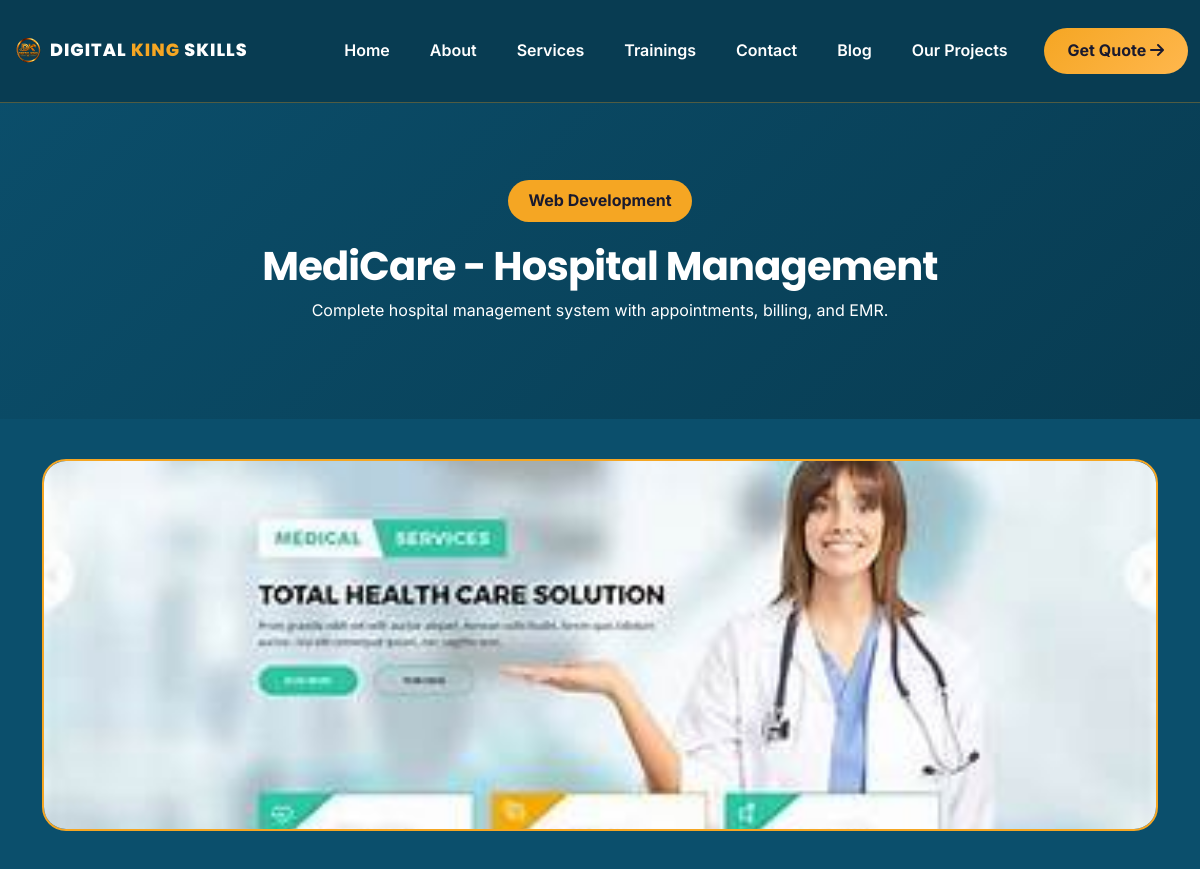
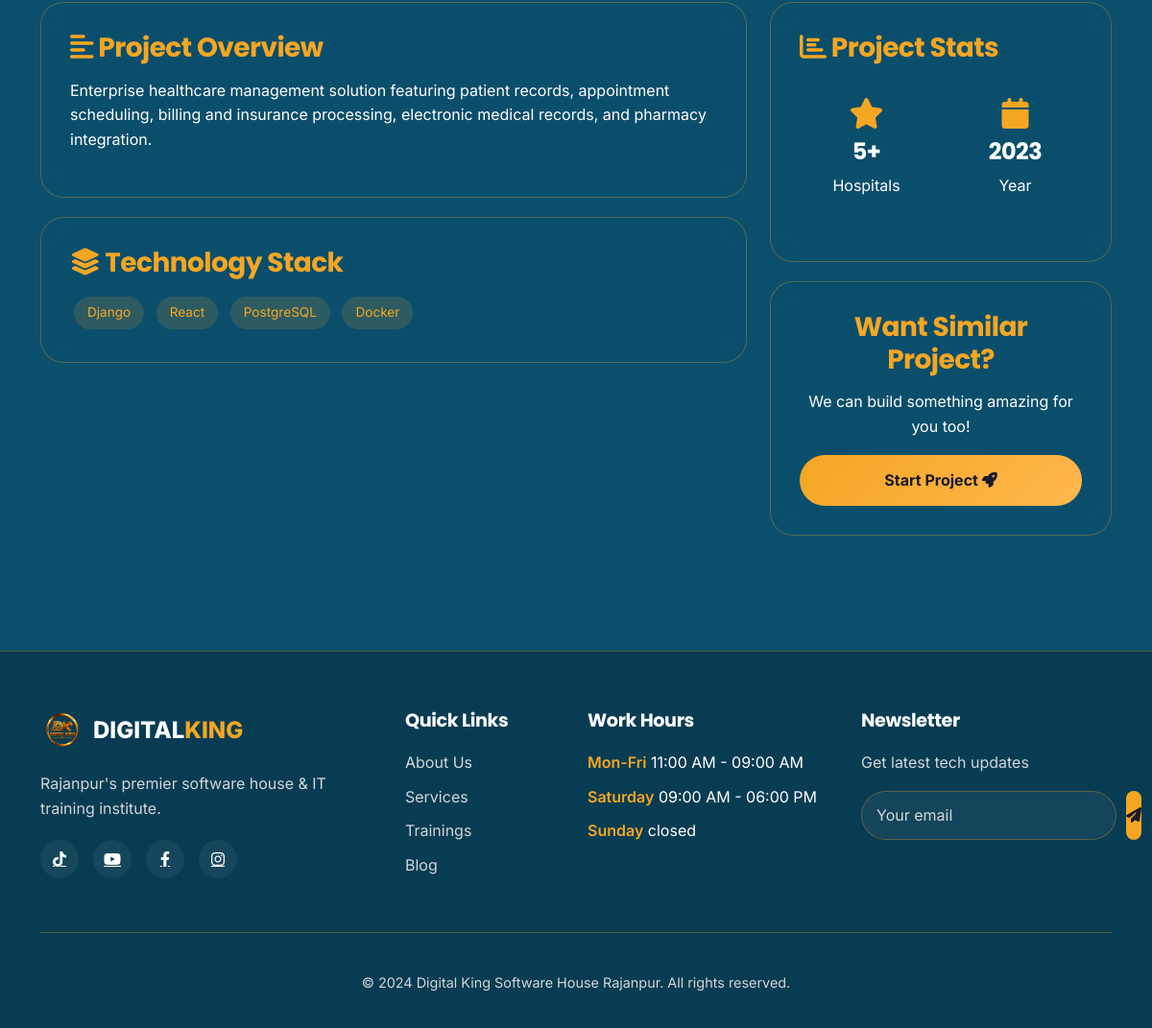
The page /projects/medicare-hospital-management/ on the database its author committed (2 pictures, top to bottom).
### apps/main/models.py (models this page shows, shortened)
class Project(models.Model):
    title = models.CharField(max_length=100)
    category = models.ForeignKey(ProjectCategory, on_delete=models.CASCADE, related_name='projects')
    slug = models.SlugField(unique=True,null=True,blank=True)
    description = models.TextField()
    short_description = models.TextField(help_text="Short text for card view")
    image = models.ImageField(upload_to='projects/', blank=True, null=True)
    tech_stack = models.JSONField(default=list, help_text="Technologies: ['React', 'Node.js']")
    stats = models.JSONField(default=dict, help_text='{"users": "50K+", "label": "Users"}')
    year = models.PositiveIntegerField(default=2024)
    is_featured = models.BooleanField(default=False, help_text="Show on home page")
    is_active = models.BooleanField(default=True)
    order = models.PositiveIntegerField(default=0)
    created_at = models.DateTimeField(auto_now_add=True)
    class Meta:
        ordering = ['order', '-created_at']
        verbose_name = 'Project'
        verbose_name_plural = 'Projects'
    @property
    def tech_list(self):
        if isinstance(self.tech_stack, list):
            return self.tech_stack
        return []
    @property
    def stat_display(self):
        if isinstance(self.stats, dict):
            return self.stats
        return {"value": "N/A", "label": "N/A"}

class ProjectCategory(models.Model):
    name = models.CharField(max_length=50, unique=True)
    slug = models.SlugField(unique=True)
    order = models.PositiveIntegerField(default=0)
    class Meta:
        ordering = ['order', 'name']
        verbose_name = 'Project Category'
        verbose_name_plural = 'Project Categories'

class SocialLink(models.Model):
    PLATFORM_CHOICES = [
        ('facebook', 'Facebook'),
        ('linkedin', 'LinkedIn'),
        ('instagram', 'Instagram'),
        ('twitter', 'Twitter'),
        ('youtube', 'YouTube'),
        ('tiktok', 'TikTok'),
        ('whatsapp', 'WhatsApp'),
    ]
    platform = models.CharField(max_length=20, choices=PLATFORM_CHOICES)
    url = models.URLField()
    icon = models.CharField(max_length=50, default='fa-facebook-f')
    order = models.PositiveIntegerField(default=0)
    is_active = models.BooleanField(default=True)
    class Meta:
        ordering = ['order']
    @property
    def icon_class(self):
        icon_map = {
            'facebook': 'fab fa-facebook-f',
            'linkedin': 'fab fa-linkedin-in',
            'instagram': 'fab fa-instagram',
            'twitter': 'fab fa-twitter',
            'youtube': 'fab fa-youtube',
            'tiktok': 'fab fa-tiktok',
            'whatsapp': 'fab fa-whatsapp',
        }
        return icon_map.get(self.platform, 'fas fa-link')

class WorkHour(models.Model):
    DAY_CHOICES = [
        ('Mon-Fri', 'Monday - Friday'),
        ('Saturday', 'Saturday'),
        ('Sunday', 'Sunday'),
    ]
    day = models.CharField(max_length=20, choices=DAY_CHOICES, unique=True)
    start_time = models.TimeField()
    end_time = models.TimeField()
    is_closed = models.BooleanField(default=False)
    class Meta:
        ordering = ['id']
        verbose_name = 'Work Hour'
        verbose_name_plural = 'Work Hours'
    @property
    def formatted_hours(self):
        if self.is_closed:
            return "Closed"
        return f"{self.start_time.strftime('%I:%M %p')} - {self.end_time.strftime('%I:%M %p')}"

### apps/main/views.py (the view)
# urls.py: path('projects/<slug:slug>/', views.project_detail, name='project_detail'),
def project_detail(request, slug):
    project = get_object_or_404(Project, slug=slug, is_active=True)
    related_projects = Project.objects.filter(
        category=project.category,
        is_active=True
    ).exclude(slug=slug)[:3]
    return render(request, 'project_detail.html', {
        'project': project,
        'related_projects': related_projects,
    })

### apps/main/context_processor.py (called while the page is built)
def work_hours(request):
    return {
        'work_hours': WorkHour.objects.all()
    }

def site_settings(request):
    contact_info = ContactInfo.objects.filter(is_active=True).first()
    social_links = SocialLink.objects.filter(is_active=True)
    return {
        'work_hours': WorkHour.objects.all(),
        'contact_info': contact_info,
        'social_links': social_links,
    }

### templates/project_detail.html (shortened to what this page needs)
{% extends "base.html" %}
{% load static %}
{% block content %}
<section class="project-detail-hero">
    <div class="container">
        <span class="category-badge">{{ project.category.name }}</span>
        <h1 data-aos="fade-up">{{ project.title }}</h1>
        <p data-aos="fade-up" data-aos-delay="100">{{ project.short_description }}</p>
    </div>
</section>
<section class="section-padding" style="padding-top: 40px;">
    <div class="container">
        <div class="project-detail-img" data-aos="fade-up">
            {% if project.image %}
                <img src="{{ project.image.url }}" alt="{{ project.title }}">
            {% else %}
                <div class="project-placeholder">
                    <i class="fas fa-laptop-code"></i>
                    <span>{{ project.title }}</span>
                </div>
            {% endif %}
        </div>
        <div class="row g-4">
            <div class="col-lg-8">
                <div class="detail-card" data-aos="fade-up">
                    <h3><i class="fas fa-align-left"></i> Project Overview</h3>
                    <p>{{ project.description }}</p>
                </div>
                <div class="detail-card" data-aos="fade-up">
                    <h3><i class="fas fa-layer-group"></i> Technology Stack</h3>
                    <div>
                        {% for tech in project.tech_list %}
                            <span class="tech-badge">{{ tech }}</span>
                        {% endfor %}
                    </div>
                </div>
            </div>
            <div class="col-lg-4">
                <div class="detail-card" data-aos="fade-up">
                    <h3><i class="fas fa-chart-bar"></i> Project Stats</h3>
                    <div class="row g-3">
                        <div class="col-6">
                            <div class="stat-box">
                                <i class="fas fa-star"></i>
                                <h4>{% with stat=project.stat_display %}{{ stat.value }}{% endwith %}</h4>
                                <p>{% with stat=project.stat_display %}{{ stat.label }}{% endwith %}</p>
                            </div>
                        </div>
                        <div class="col-6">
                            <div class="stat-box">
                                <i class="fas fa-calendar"></i>
                                <h4>{{ project.year }}</h4>
                                <p>Year</p>
                            </div>
                        </div>
                    </div>
                </div>
                <div class="detail-card text-center" data-aos="fade-up">
                    <h3>Want Similar Project?</h3>
                    <p>We can build something amazing for you too!</p>
                    <a href="{% url 'contact' %}?project={{ project.title|urlencode }}" class="btn-primary-glow w-100">
                        Start Project <i class="fas fa-rocket"></i>
                    </a>
                </div>
            </div>
        </div>
    </div>
</section>
{% endblock %}

### templates/base.html (shortened to what this page needs)
{% load static %}
<!DOCTYPE html>
<html lang="en">
<head>
    <link href="https://cdn.jsdelivr.net/npm/bootstrap@5.3.0/dist/css/bootstrap.min.css" rel="stylesheet">
    <link rel="stylesheet" href="https://cdnjs.cloudflare.com/ajax/libs/font-awesome/6.4.0/css/all.min.css">
    <link href="https://unpkg.com/aos@2.3.1/dist/aos.css" rel="stylesheet">
    <link rel="stylesheet" href="{% static 'css/styles.css' %}">
    <link rel="stylesheet" href="{% static 'css/back-image.css' %}">
    <link rel="stylesheet" href="{% static 'css/login.css' %}">
</head>
<body>
    {% block navbar %}
    <nav class="navbar navbar-expand-lg fixed-top" id="mainNav">
    <div class="container  ">
        <a class="navbar-brand" href="{% url 'home' %}">
            <div class="logo-wrapper">
                <img src="{% static 'images/logo4.png' %}" alt="Digital King Logo" class="logo-img" style="border-radius: 12px;">
                <span class="brand-text">DIGITAL <span class="brand-highlight">KING</span> SKILLS</span>
            </div>
        </a>
        <div class="collapse navbar-collapse d-none d-lg-flex" id="navbarNav">
            <ul class="navbar-nav ms-auto">
                <li class="nav-item"><a class="nav-link {% if request.resolver_match.url_name == 'home' %}active{% endif %}" href="{% url 'home' %}">Home</a></li>
                <li class="nav-item"><a class="nav-link {% if request.resolver_match.url_name == 'about' %}active{% endif %}" href="{% url 'about' %}">About</a></li>
                <li class="nav-item"><a class="nav-link {% if request.resolver_match.url_name == 'services' %}active{% endif %}" href="{% url 'services' %}">Services</a></li>
                <li class="nav-item"><a class="nav-link {% if request.resolver_match.url_name == 'training' %}active{% endif %}" href="{% url 'training' %}">Trainings</a></li>
                <li class="nav-item"><a class="nav-link {% if request.resolver_match.url_name == 'contact' %}active{% endif %}" href="{% url 'contact' %}">Contact</a></li>
                <li class="nav-item"><a class="nav-link {% if request.resolver_match.url_name == 'blog' %}active{% endif %}" href="{% url 'blog' %}">Blog</a></li>
                <li class="nav-item"><a class="nav-link {% if request.resolver_match.url_name == 'projects' %}active{% endif %}" href="{% url 'projects' %}">Our Projects</a></li>
            </ul>
            <a href="{% url 'contact' %}" class="btn-glow ms-lg-3">Get Quote <i class="fas fa-arrow-right"></i></a>
        </div>
    </div>
</nav>
    {% endblock %}
    {% block content %}{% endblock %}
    {% block footer %}
    <footer class="footer">
        <div class="container">
            <div class="row g-4">
                <div class="col-lg-4">
                    <div class="footer-logo">
                         <img src="{% static 'images/logo4.png' %}" alt="Logo" style="border-radius: 10px; height: 45px;">
                        <span>DIGITAL<span>KING</span></span>
                    </div>
                    <p>Rajanpur's premier software house & IT training institute.</p>
<div class="social-links">
    {% for link in social_links %}
        <a href="{{ link.url }}" target="_blank" title="{{ link.platform|title }}">
            <i class="{{ link.icon_class }}"></i>
        </a>
    {% empty %}
        <a href="#"><i class="fab fa-facebook-f"></i></a>
        <a href="#"><i class="fab fa-linkedin-in"></i></a>
        <a href="#"><i class="fab fa-instagram"></i></a>
        <a href="#"><i class="fab fa-twitter"></i></a>
    {% endfor %}
</div>
                </div>
                <div class="col-lg-2 col-md-6">
                    <h4>Quick Links</h4>
                    <ul>
                        <li><a href="{% url 'about' %}">About Us</a></li>
                        <li><a href="{% url 'services' %}">Services</a></li>
                        <li><a href="{% url 'training' %}">Trainings</a></li>
                        <li><a href="{% url 'blog' %}">Blog</a></li>
                    </ul>
                </div>
                <div class="col-lg-3 col-md-6">
                    <h4>Work Hours</h4>
                    <ul class="hours-list">
                       {% for wh in work_hours %}
                        <li><span>{{wh.day}}</span>
                             {% if wh.is_closed %}
                             closed
                             {% else %}
                             {{wh.formatted_hours}}
                             {% endif %}
                            </li>
                         {% empty %}
                      <li><span>Mon-Fri:</span> 9:00 AM - 8:00 PM</li>
                       <li><span>Saturday:</span> 10:00 AM - 4:00 PM</li>
                       <li><span>Sunday:</span> Closed</li>
                 {% endfor %}
                    </ul>
                </div>
                <div class="col-lg-3">
                    <h4>Newsletter</h4>
                    <p>Get latest tech updates</p>
                    <div class="newsletter-form">
                        <input type="email" placeholder="Your email">
                        <button><i class="fas fa-paper-plane"></i></button>
                    </div>
                </div>
            </div>
            <div class="footer-bottom">
                <p>&copy; 2024 Digital King Software House Rajanpur. All rights reserved.</p>
            </div>
        </div>
    </footer>
    {% endblock %}
</body>
</html>

### static/css/styles.css (style rules this page uses)
:root { --teal-dark: #083C52; --teal-primary: #0B4F6C; --teal-light: #126E8C; --teal-glass: rgba(11, 79, 108, 0.65); --gold-primary: #F5A623; --gold-light: #FFB74D; --gold-dark: #E09515; --gold-gradient: linear-gradient(135deg, #F5A623, #FFB74D); --text-white: #FFFFFF; --text-light-gray: #D1D5DB; --text-dark-navy: #1A1A2E; --form-bg: #F5F5F5; --glass-border: rgba(245, 166, 35, 0.3); --transition: all 0.4s cubic-bezier(0.175, 0.885, 0.32, 1.275); }
* { margin: 0; padding: 0; box-sizing: border-box; }
body { font-family: 'Inter', sans-serif; background: var(--teal-primary); color: var(--text-white); overflow-x: hidden; line-height: 1.6; }
h1, h2, h3, h4, h5, h6 { font-family: 'Poppins', sans-serif; font-weight: 700; letter-spacing: -0.02em; }
.section-padding { padding: 100px 0; }
.navbar { padding: 20px 0; transition: var(--transition); background: transparent; }
.logo-wrapper { display: flex; align-items: center; gap: 10px; }
.brand-text { font-size: 1.5rem; font-weight: 800; font-family: 'Poppins', sans-serif; letter-spacing: 1px; color: var(--text-white); }
.brand-highlight { color: var(--gold-primary); }
.nav-link { color: var(--text-white) !important; font-weight: 600; margin: 0 12px; transition: var(--transition); position: relative; }
.nav-link::after { content: ''; position: absolute; bottom: -5px; left: 0; width: 0; height: 2px; background: var(--gold-primary); transition: var(--transition); }
.btn-glow { background: var(--gold-gradient); border: none; padding: 10px 24px; border-radius: 50px; color: var(--text-dark-navy); text-decoration: none; font-weight: 700; transition: var(--transition); }
.btn-primary-glow { background: var(--gold-gradient); border: none; padding: 14px 32px; border-radius: 50px; color: var(--text-dark-navy); font-weight: 700; text-decoration: none; display: inline-block; transition: var(--transition); margin-right: 15px; }
.footer { background: var(--teal-dark); padding: 60px 0 20px; border-top: 1px solid var(--glass-border); }
.footer-logo { display: flex; align-items: center; gap: 10px; margin-bottom: 20px; }
.footer-logo span { font-size: 1.5rem; font-weight: 800; color: var(--text-white); }
.footer-logo span span { color: var(--gold-primary); }
.footer p { color: var(--text-light-gray); line-height: 1.6; }
.footer h4 { font-size: 1.2rem; margin-bottom: 20px; color: var(--text-white); }
.footer ul { list-style: none; padding: 0; }
.footer ul li { margin-bottom: 10px; }
.footer ul li a { color: var(--text-light-gray); text-decoration: none; transition: var(--transition); }
.hours-list li span { color: var(--gold-primary); font-weight: 600; }
.social-links { display: flex; gap: 15px; margin-top: 20px; }
.social-links a { width: 40px; height: 40px; background: rgba(255,255,255,0.05); border-radius: 50%; display: flex; align-items: center; justify-content: center; color: var(--text-white); transition: var(--transition); }
.newsletter-form { display: flex; gap: 10px; }
.newsletter-form input { flex: 1; background: rgba(255,255,255,0.05); border: 1px solid var(--glass-border); border-radius: 50px; padding: 12px 15px; color: var(--text-white); }
.newsletter-form input::placeholder { color: var(--text-light-gray); }
.newsletter-form button { background: var(--gold-primary); border: none; border-radius: 50px; width: 45px; color: var(--text-dark-navy); transition: var(--transition); }
.footer-bottom { text-align: center; padding-top: 40px; margin-top: 40px; border-top: 1px solid var(--glass-border); color: var(--text-light-gray); font-size: 0.9rem; }
.w-100 { width: 100%; }
body:not(.home-page) .navbar { background: var(--teal-dark) !important; }
body:not(.home-page) .navbar { background: var(--teal-dark) !important; border-bottom: 1px solid var(--glass-border); }

### static/css/login.css (style rules this page uses)
.logo-img { height: 45px; width: auto; }

### rows shown on the page
Project: category.name "Web Development", title "MediCare - Hospital Management", short_description "Complete hospital management system with appointments, billing, and EMR.", image (picture), description "Enterprise healthcare management solution featuring patient records, appointment scheduling, billing and insurance processing, electronic medical records, and pharmacy integration.", year "2023"
WorkHour: day "Mon-Fri", formatted_hours "11:00 AM - 09:00 AM"
WorkHour: day "Saturday", formatted_hours "09:00 AM - 06:00 PM"
WorkHour: day "Sunday", is_closed "closed"

### other values the page prints
{{ tech }} "Django" "React" "PostgreSQL" "Docker"
{{ stat.value }} "5+"
{{ stat.label }} "Hospitals"
